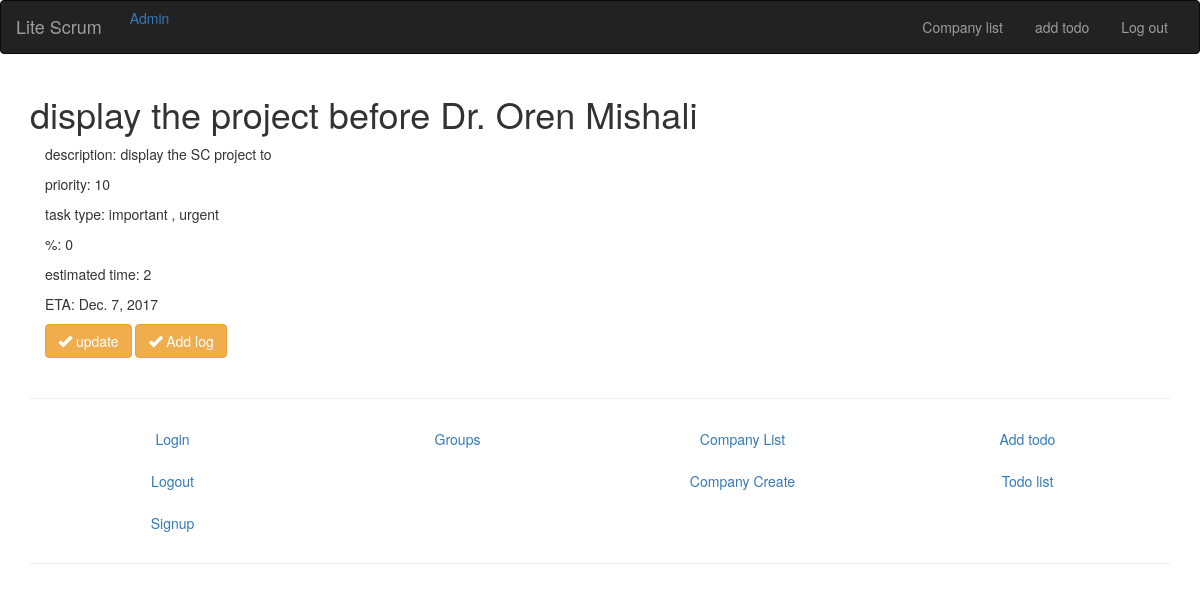
/todo/1/ (signed in), run on the app's committed database.
### todo/models.py (models this page shows, shortened)
class Todo(models.Model):
    user = models.ForeignKey(User)
    name = models.CharField(max_length=50, verbose_name="what todo")
    priority = models.IntegerField(validators=[MaxValueValidator(10), MinValueValidator(0)],
                                   default=5)
    description = models.TextField(default='', blank=True)
    task_type = models.ForeignKey(CoveyMatrix, related_name="logcovmat")
    estimated_time = models.IntegerField(validators=[MinValueValidator(0)],null=True,blank=True)
    ETA = models.DateField(null=True,blank=True)
    presentage_complete = models.IntegerField(
        validators=[MaxValueValidator(100), MinValueValidator(0)], verbose_name="%completed", default=0)
    update = models.DateTimeField(auto_now=True, auto_now_add=False)
    timestamp = models.DateTimeField(auto_now=False, auto_now_add=True
                                     , verbose_name='assign at')
    task_completed = models.BooleanField(default=False, verbose_name="completed")
    class Meta:
        ordering = ['priority', 'timestamp']

### covey/models.py (models this page shows)
class CoveyMatrix(models.Model):
    name = models.CharField(max_length=30)
    def __str__(self):
        return "{}".format(self.name)
    class Meta:
        unique_together = ('name',)

### todo/views.py (the view)
# urls.py: url(r'^(?P<pk>\d+)/$',views.TodoDetailView.as_view(),name='detail'),
class TodoDetailView(DetailView):
    context_object_name = 'todo_details'
    model = models.Todo
    template_name = 'todo/todo_detail.html'

### todo/templates/todo/todo_detail.html (shortened to what this page needs)
{% extends "groups/group_base.html" %}
{% block pre %}
    <h1>{{ todo_details.name }}</h1>
{% endblock %}
{% block cont %}
    <div class="col-md-8">
        <div class="list-group">
            <p>description: {{ todo_details.description }}</p>
            <p>priority: {{ todo_details.priority }}</p>
            <p>task type: {{ todo_details.task_type }}</p>
            <p>%: {{ todo_details.presentage_complete }}</p>
            {% if  todo_details.estimated_time %}
                <p>estimated time: {{ todo_details.estimated_time }}</p>
            {% endif %}
            {% if  todo_details.ETA %}
                <p>ETA: {{ todo_details.ETA }}</p>
            {% endif %}
        <a href="{% url 'todo:update' pk=todo_details.pk %}" class="btn btn-md btn-fill btn-warning"><span
                        class="glyphicon glyphicon-ok"></span> update</a>
        <a href="{% url 'todo:logcreate' pk=todo_details.pk %}" class="btn btn-md btn-fill btn-warning"><span
                        class="glyphicon glyphicon-ok"></span> Add log</a>
</div>
    </div>
{% endblock %}

### data on the page
Todo: name "display the project before Dr. Oren Mishali", description "display the SC project to", priority "10", task_type "important , urgent", presentage_complete "0", estimated_time "2", ETA "Dec. 7, 2017"
